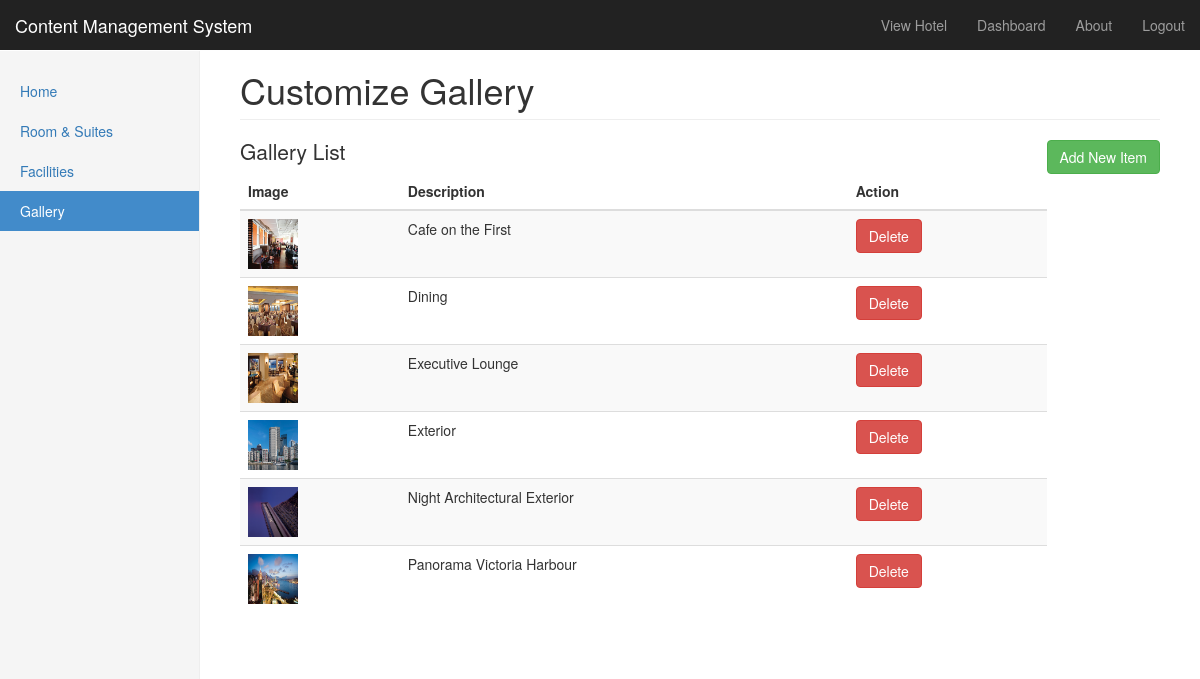
Page /editGallery.php (signed in) on the committed database.
### tables this page shows
CREATE TABLE `gallery` (
  `gal_id` int(11) NOT NULL,
  `gal_img` varchar(50) NOT NULL,
  `gal_caption` varchar(50) NOT NULL
);

### editGallery.php (the view, shortened to what this page needs)
<!doctype html>
<html lang="en">
  <head>
    <link href="css/bootstrap.min.css" rel="stylesheet">
    <link href="css/dashboard.css" rel="stylesheet">
    <body>
      <?php include 'include/nav.php'; ?>
      <div class="container-fluid">
        <div class="row">
          <div class="col-sm-3 col-md-2 sidebar">
            <ul class="nav nav-sidebar">
              <li><a href="dashboard.php?id=1">Home<span class="sr-only">(current)</span></a></li>
              <li><a href="editRoom.php">Room & Suites</a></li>
              <li><a href="editFacilities.php">Facilities</a></li>
              <li class="active"><a href="editGallery.php">Gallery</a></li>
            </ul>
          </div>
          <div class="col-sm-9 col-sm-offset-3 col-md-10 col-md-offset-2 main">
            <h1 class="page-header">Customize Gallery</h1>
            <a href="addGallery.php" class="btn btn-success pull-right">Add New Item</a>
            <h2>Gallery List</h2>
          <div class="table-responsive">
            <table class="table table-striped">
              <thead>
                <tr class="tb-head">
                    <th>Image</th>
                  <th>Description</th>
                  <th>Action</th>
                </tr>
              </thead>
              <tbody>
                <?php
  						require_once 'include/config.php';
  							$sql = "SELECT * FROM gallery ORDER BY gal_caption ASC";
  							if($result = mysqli_query($link, $sql)){
  									if(mysqli_num_rows($result) > 0) {
                      while($row = mysqli_fetch_array($result)){
                            echo "<tr>";
                                echo "<td><img src='uploads/". $row['gal_img'] ."' width='50px' height='50px ''></td>";
                                echo "<td>". $row['gal_caption'] ."</td>";
                                echo "<td><a href='include/deleteGallery.php?id=". $row['gal_id'] ."' class='btn btn-danger'>Delete</a>";
                            echo "</tr>";
                          }
                        }else{
                          echo "<tr>";
                            echo "<td colspan='3'><center>No Item(s) Found</center></td>";
                          echo "</tr>";
                        }
                      }
                ?>
              </tbody>
            </table>
          </div>
          </div>
        </div>
      </div>
  </body>
</html>

### css/dashboard.css (style rules this page uses)
body { padding-top: 50px; }
.sidebar { display: none; }
@media (min-width: 768px) { .sidebar { position: fixed; top: 51px; bottom: 0; left: 0; z-index: 1000; display: block; padding: 20px; overflow-x: hidden; overflow-y: auto; background-color: #f5f5f5; border-right: 1px solid #eee; } }
.nav-sidebar { margin-right: -21px; margin-bottom: 20px; margin-left: -20px; }
.nav-sidebar > li > a { padding-right: 20px; padding-left: 20px; }
.nav-sidebar > .active > a, .nav-sidebar > .active > a:hover, .nav-sidebar > .active > a:focus { color: #fff; background-color: #428bca; }
.main { padding: 20px; }
@media (min-width: 768px) { .main { padding-right: 40px; padding-left: 40px; } }
.main .page-header { margin-top: 0; }
.tb-head { text-align: left; }

### rows in the picture
gallery: gal_img (picture), gal_caption "Cafe on the First"
gallery: gal_img (picture), gal_caption "Dining"
gallery: gal_img (picture), gal_caption "Executive Lounge"
gallery: gal_img (picture), gal_caption "Exterior"
gallery: gal_img (picture), gal_caption "Night Architectural Exterior"
gallery: gal_img (picture), gal_caption "Panorama Victoria Harbour"
